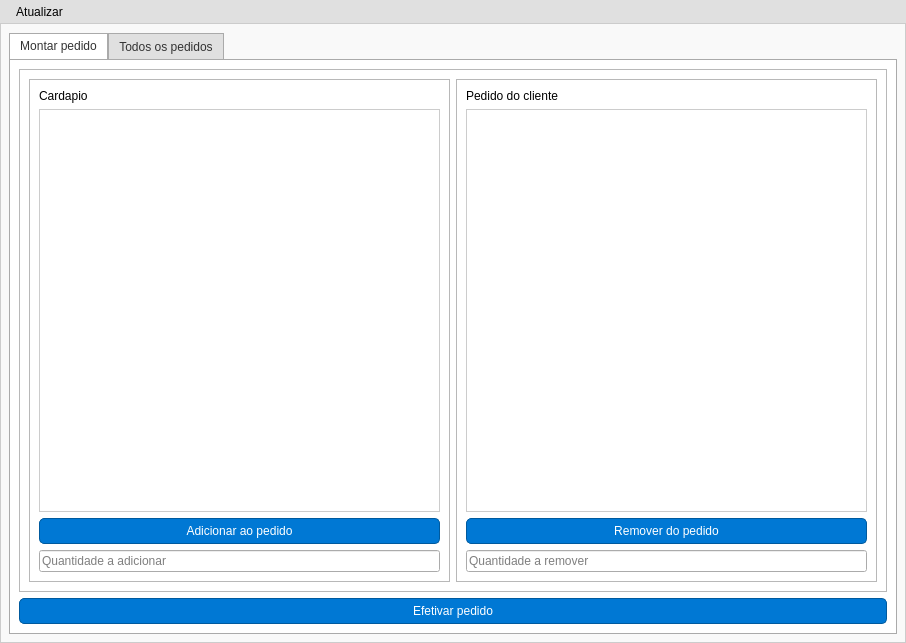
<?xml version="1.0" encoding="UTF-8"?>
<ui version="4.0">
 <class>MainWindow</class>
 <widget class="QMainWindow" name="MainWindow">
  <property name="geometry">
   <rect>
    <x>0</x>
    <y>0</y>
    <width>906</width>
    <height>643</height>
   </rect>
  </property>
  <property name="windowTitle">
   <string>Tela Principal - Cliente</string>
  </property>
  <property name="styleSheet">
   <string notr="true">
QMainWindow {
    background-color: #f9f9f9; 
    border: 1px solid #ccc
}

QTabWidget::pane {
    border: 1px solid #aaa; 
    background-color: #ffffff;
}

QTabBar::tab {
    background: #e0e0e0;
    padding: 5px 10px;
    border: 1px solid #aaa;
    border-bottom: none;
    color: #333;
}

QTabBar::tab:selected {
    background: #ffffff;
    border-bottom: 1px solid #fff;
}

QListView {
    background: #ffffff;
    border: 1px solid #ccc;
    color: #333;
    padding: 5px;
}

QPushButton {
    background-color: #0078d4;
    color: white;
    border: 1px solid #005a9e;
    border-radius: 5px;
    padding: 5px 10px;
}

QPushButton:hover {
    background-color: #005a9e;
}

QPushButton:pressed {
    background-color: #003f7e;
}

QComboBox {
    background-color: #ffffff;
    border: 1px solid #ccc;
    border-radius: 5px;
    padding: 5px;
    color: #333;
}

QComboBox:disabled {
    background-color: #f0f0f0; /* Cor de fundo para desativado */
    border: 1px solid #aaa; /* Cor da borda quando desativado */
    color: #888; /* Cor do texto quando desativado */
}

QComboBox::drop-down {
    border-left: 1px solid #aaa;
    width: 20px;
    background: #e0e0e0;
}

QMenuBar {
    background-color: #e0e0e0;
    border-bottom: 1px solid #ccc;
}

QMenuBar::item {
    padding: 5px 10px;
    background: transparent;
}

QMenuBar::item:selected {
    background: #d0d0d0;
}

QMenu {
    background: #ffffff;
    border: 1px solid #ccc;
}

QMenu::item:selected {
    background: #0078d4;
    color: white;
}

/* Separadores visuais */
QListView::item {
    border-bottom: 1px solid #ddd; /* Linha entre os itens */
    padding: 2px;
    padding-left: 12px; /* Espaço reservado para o indicador */
    position: relative; /* Necessário para posicionar o indicador */
}

/* Indicador de status */
QListView::item {
    content: &quot;&quot;;
    position: absolute;
    left: 0; /* Posicionado no início do item */
    top: 0;
    bottom: 0;
    width: 16px; /* Largura do indicador */
}

/* Itens selecionados */
QListView::item:selected {
    background-color: #0078d4;
    color: white;
}

/* Separadores especiais */
QListView::item[separator=&quot;true&quot;] {
    background-color: #f0f0f0;
    font-weight: bold;
    border-bottom: 2px solid #aaa;
}
</string>
  </property>
  <widget class="QWidget" name="centralwidget">
   <layout class="QVBoxLayout" name="verticalLayout_2">
    <item>
     <widget class="QTabWidget" name="tabWidget">
      <property name="currentIndex">
       <number>0</number>
      </property>
      <property name="tabBarAutoHide">
       <bool>true</bool>
      </property>
      <widget class="QWidget" name="tab">
       <attribute name="title">
        <string>Montar pedido</string>
       </attribute>
       <layout class="QVBoxLayout" name="verticalLayout_5">
        <item>
         <widget class="QFrame" name="frame_3">
          <property name="minimumSize">
           <size>
            <width>100</width>
            <height>0</height>
           </size>
          </property>
          <property name="frameShape">
           <enum>QFrame::StyledPanel</enum>
          </property>
          <property name="frameShadow">
           <enum>QFrame::Raised</enum>
          </property>
          <layout class="QHBoxLayout" name="horizontalLayout_3">
           <item>
            <widget class="QFrame" name="frame_2">
             <property name="minimumSize">
              <size>
               <width>100</width>
               <height>0</height>
              </size>
             </property>
             <property name="frameShape">
              <enum>QFrame::StyledPanel</enum>
             </property>
             <property name="frameShadow">
              <enum>QFrame::Raised</enum>
             </property>
             <layout class="QVBoxLayout" name="verticalLayout_4">
              <item>
               <widget class="QLabel" name="label">
                <property name="text">
                 <string>Cardapio</string>
                </property>
               </widget>
              </item>
              <item>
               <widget class="QListView" name="listView_cardapio"/>
              </item>
              <item>
               <widget class="QPushButton" name="pushButton_adicionar_ao_pedido">
                <property name="text">
                 <string>Adicionar ao pedido</string>
                </property>
               </widget>
              </item>
              <item>
               <widget class="QLineEdit" name="lineEdit_quantidade_inserir">
                <property name="inputMethodHints">
                 <set>Qt::ImhDigitsOnly</set>
                </property>
                <property name="text">
                 <string/>
                </property>
                <property name="placeholderText">
                 <string>Quantidade a adicionar</string>
                </property>
                <property name="clearButtonEnabled">
                 <bool>false</bool>
                </property>
               </widget>
              </item>
             </layout>
            </widget>
           </item>
           <item>
            <widget class="QFrame" name="frame">
             <property name="minimumSize">
              <size>
               <width>100</width>
               <height>0</height>
              </size>
             </property>
             <property name="frameShape">
              <enum>QFrame::StyledPanel</enum>
             </property>
             <property name="frameShadow">
              <enum>QFrame::Raised</enum>
             </property>
             <layout class="QVBoxLayout" name="verticalLayout_3">
              <item>
               <widget class="QLabel" name="label_2">
                <property name="text">
                 <string>Pedido do cliente</string>
                </property>
               </widget>
              </item>
              <item>
               <widget class="QListView" name="listView_pedido_desenvolvimento"/>
              </item>
              <item>
               <widget class="QPushButton" name="pushButton_remover_pedido_temporario">
                <property name="text">
                 <string>Remover do pedido</string>
                </property>
               </widget>
              </item>
              <item>
               <widget class="QLineEdit" name="lineEdit_quantidade_a_remover">
                <property name="text">
                 <string/>
                </property>
                <property name="placeholderText">
                 <string>Quantidade a remover</string>
                </property>
               </widget>
              </item>
             </layout>
            </widget>
           </item>
          </layout>
         </widget>
        </item>
        <item>
         <widget class="QPushButton" name="pushButton_efetivar_pedido">
          <property name="text">
           <string>Efetivar pedido</string>
          </property>
         </widget>
        </item>
       </layout>
      </widget>
      <widget class="QWidget" name="Tab1">
       <attribute name="title">
        <string>Todos os pedidos</string>
       </attribute>
       <layout class="QVBoxLayout" name="verticalLayout">
        <item>
         <widget class="QListView" name="listView_list_pedidos"/>
        </item>
        <item>
         <layout class="QHBoxLayout" name="horizontalLayout_2">
          <property name="topMargin">
           <number>0</number>
          </property>
          <item>
           <widget class="QPushButton" name="pushButton_exibir_pedido">
            <property name="text">
             <string>Exibir Pedido</string>
            </property>
           </widget>
          </item>
         </layout>
        </item>
        <item>
         <widget class="QComboBox" name="comboBox_status_do_pedido">
          <item>
           <property name="text">
            <string>Pedido em andamento</string>
           </property>
          </item>
          <item>
           <property name="text">
            <string>Pedido cancelado</string>
           </property>
          </item>
          <item>
           <property name="text">
            <string>Pedido finalizado</string>
           </property>
          </item>
         </widget>
        </item>
       </layout>
      </widget>
     </widget>
    </item>
   </layout>
  </widget>
  <widget class="QMenuBar" name="menuBar">
   <property name="geometry">
    <rect>
     <x>0</x>
     <y>0</y>
     <width>906</width>
     <height>29</height>
    </rect>
   </property>
   <widget class="QMenu" name="menuAtualizar">
    <property name="title">
     <string>Atualizar</string>
    </property>
    <addaction name="actionPedidos"/>
   </widget>
   <addaction name="menuAtualizar"/>
  </widget>
  <action name="actionPedidos">
   <property name="text">
    <string>Pedidos</string>
   </property>
  </action>
 </widget>
 <resources/>
 <connections/>
</ui>
